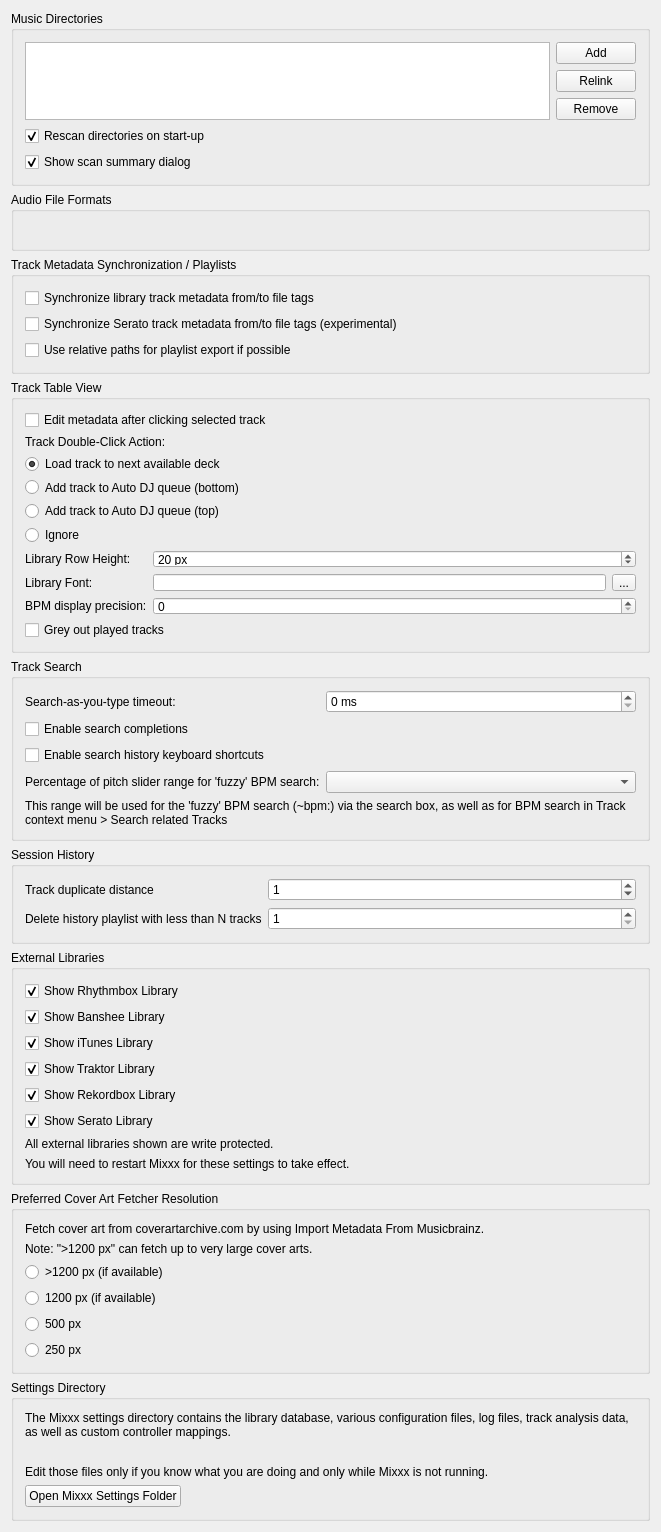
<?xml version="1.0" encoding="UTF-8"?>
<ui version="4.0">
 <class>DlgPrefLibraryDlg</class>
 <widget class="QWidget" name="DlgPrefLibraryDlg">
  <property name="geometry">
   <rect>
    <x>0</x>
    <y>0</y>
    <width>661</width>
    <height>1522</height>
   </rect>
  </property>
  <property name="windowTitle">
   <string notr="true">Library Preferences</string>
  </property>
  <layout class="QVBoxLayout" name="verticalLayout">

   <item>
    <widget class="QGroupBox" name="groupBox_MusicDirectories">
     <property name="title">
      <string>Music Directories</string>
     </property>
     <layout class="QGridLayout" name="gridLayout_music_directories">

      <item row="0" column="0" rowspan="3">
       <widget class="QListView" name="dirList">
        <property name="editTriggers">
         <set>QAbstractItemView::NoEditTriggers</set>
        </property>
        <property name="iconSize">
         <size>
          <width>16</width>
          <height>16</height>
         </size>
        </property>
        <property name="uniformItemSizes">
         <bool>true</bool>
        </property>
        <property name="accessibleName">
         <string>Music directories</string>
        </property>
       </widget>
      </item>

      <item row="0" column="1">
       <widget class="QPushButton" name="pushButton_add_dir">
        <property name="font">
         <font/>
        </property>
        <property name="toolTip">
         <string>Add a directory where your music is stored. Mixxx will watch this directory and its subdirectories for new tracks.</string>
        </property>
        <property name="text">
         <string>Add</string>
        </property>
       </widget>
      </item>

      <item row="1" column="1">
       <widget class="QPushButton" name="pushButton_relocate_dir">
        <property name="toolTip">
         <string>If an existing music directory is moved, Mixxx doesn't know where to find the audio files in it. Choose Relink to select the music directory in its new location. &lt;br/&gt; This will re-establish the links to the audio files in the Mixxx library.</string>
        </property>
        <property name="text">
         <string extracomment="This will re-establish the links to the audio files in the Mixxx database if you move an music directory to a new location.">Relink</string>
        </property>
       </widget>
      </item>

      <item row="2" column="1">
       <widget class="QPushButton" name="pushButton_remove_dir">
        <property name="font">
         <font/>
        </property>
        <property name="toolTip">
         <string>If removed, Mixxx will no longer watch this directory and its subdirectories for new tracks.</string>
        </property>
        <property name="text">
         <string>Remove</string>
        </property>
       </widget>
      </item>

      <item row="3" column="0" colspan="2">
       <widget class="QCheckBox" name="checkBox_library_scan">
        <property name="text">
         <string>Rescan directories on start-up</string>
        </property>
        <property name="checked">
         <bool>true</bool>
        </property>
       </widget>
      </item>

      <item row="4" column="0" colspan="2">
       <widget class="QCheckBox" name="checkBox_library_scan_summary">
        <property name="text">
         <string>Show scan summary dialog</string>
        </property>
        <property name="checked">
         <bool>true</bool>
        </property>
       </widget>
      </item>

     </layout>
    </widget>
   </item>

   <item>
    <widget class="QGroupBox" name="groupBox_AudioFileFormats">
     <property name="title">
      <string>Audio File Formats</string>
     </property>
     <property name="flat">
      <bool>false</bool>
     </property>
     <layout class="QGridLayout" name="gridLayout_audio_formats">
      <item row="0" column="0">
       <widget class="QLabel" name="builtInFormats">
        <property name="text">
         <string/>
        </property>
        <property name="wordWrap">
         <bool>true</bool>
        </property>
       </widget>
      </item>
     </layout>
    </widget>
   </item>

   <item>
    <widget class="QGroupBox" name="groupBox_AudioFileTags">
     <property name="title">
      <string>Track Metadata Synchronization / Playlists</string>
     </property>
     <layout class="QGridLayout" name="gridLayout_metadata">
      <item row="0" column="0" colspan="2">
       <widget class="QCheckBox" name="checkBox_sync_track_metadata">
        <property name="toolTip">
         <string>Automatically write modified track metadata from the library into file tags and reimport metadata from updated file tags into the library</string>
        </property>
        <property name="text">
         <string>Synchronize library track metadata from/to file tags</string>
        </property>
       </widget>
      </item>

      <item row="1" column="0">
       <widget class="QCheckBox" name="checkBox_serato_metadata_export">
        <property name="toolTip">
         <string>Keeps track color, beat grid, bpm lock, cue points, and loops synchronized with SERATO_MARKERS/MARKERS2 file tags.&lt;br/&gt;&lt;br/&gt;WARNING: Enabling this option also enables the reimport of Serato metadata after files have been modified outside of Mixxx. On reimport existing metadata in Mixxx is replaced with the metadata found in file tags. Custom metadata not included in file tags like loop colors is lost.</string>
        </property>
        <property name="text">
         <string>Synchronize Serato track metadata from/to file tags (experimental)</string>
        </property>
       </widget>
      </item>

      <item row="2" column="0" colspan="2">
       <widget class="QCheckBox" name="checkBox_use_relative_path">
        <property name="text">
         <string>Use relative paths for playlist export if possible</string>
        </property>
       </widget>
      </item>
     </layout>
    </widget>
   </item>

   <item>
    <widget class="QGroupBox" name="groupBox_TrackTableView">
     <property name="title">
      <string>Track Table View</string>
     </property>
     <layout class="QGridLayout" name="gridLayout_track_table_view">

      <item row="1" column="0" colspan="3">
       <widget class="QCheckBox" name="checkBox_edit_metadata_selected_clicked">
        <property name="text">
         <string>Edit metadata after clicking selected track</string>
        </property>
       </widget>
      </item>

      <item row="2" column="0" colspan="3">
       <widget class="QLabel" name="label_doubeClickAction">
        <property name="text">
         <string>Track Double-Click Action:</string>
        </property>
        <property name="alignment">
         <set>Qt::AlignLeft|Qt::AlignVCenter</set>
        </property>
        <property name="buddy">
         <cstring>radioButton_dbclick_deck</cstring>
        </property>
       </widget>
      </item>

      <item row="3" column="0" colspan="3">
       <widget class="QRadioButton" name="radioButton_dbclick_deck">
        <property name="text">
         <string>Load track to next available deck</string>
        </property>
        <property name="checked">
         <bool>true</bool>
        </property>
       </widget>
      </item>
      <item row="4" column="0" colspan="3">
       <widget class="QRadioButton" name="radioButton_dbclick_bottom">
        <property name="text">
         <string>Add track to Auto DJ queue (bottom)</string>
        </property>
       </widget>
      </item>
      <item row="5" column="0" colspan="3">
       <widget class="QRadioButton" name="radioButton_dbclick_top">
        <property name="text">
         <string>Add track to Auto DJ queue (top)</string>
        </property>
       </widget>
      </item>
      <item row="6" column="0" colspan="3">
       <widget class="QRadioButton" name="radioButton_dbclick_ignore">
        <property name="text">
         <string>Ignore</string>
        </property>
       </widget>
      </item>

      <item row="7" column="0">
       <widget class="QLabel" name="label_rowHeight">
        <property name="text">
         <string>Library Row Height:</string>
        </property>
        <property name="alignment">
         <set>Qt::AlignLeft|Qt::AlignVCenter</set>
        </property>
        <property name="buddy">
         <cstring>spinBox_row_height</cstring>
        </property>
       </widget>
      </item>
      <item row="7" column="1" colspan="2">
       <widget class="QSpinBox" name="spinBox_row_height">
        <property name="suffix">
         <string> px</string>
        </property>
        <property name="minimum">
         <number>5</number>
        </property>
        <property name="maximum">
         <number>100</number>
        </property>
        <property name="value">
         <number>20</number>
        </property>
       </widget>
      </item>

      <item row="8" column="0">
       <widget class="QLabel" name="label_libraryFont">
        <property name="text">
         <string>Library Font:</string>
        </property>
        <property name="alignment">
         <set>Qt::AlignLeft|Qt::AlignVCenter</set>
        </property>
        <property name="buddy">
         <cstring>lineEdit_library_font</cstring>
        </property>
       </widget>
      </item>
      <item row="8" column="1">
       <widget class="QLineEdit" name="lineEdit_library_font">
        <property name="readOnly">
         <bool>true</bool>
        </property>
        <property name="accessibleName">
         <string>Library font</string>
        </property>
       </widget>
      </item>
      <item row="8" column="2">
       <widget class="QToolButton" name="btn_library_font">
        <property name="text">
         <string>...</string>
        </property>
        <property name="accessibleName">
         <string>Choose library font</string>
        </property>
       </widget>
      </item>

      <item row="9" column="0">
       <widget class="QLabel" name="label_bpm_precision">
        <property name="text">
         <string>BPM display precision:</string>
        </property>
        <property name="alignment">
         <set>Qt::AlignLeft|Qt::AlignVCenter</set>
        </property>
        <property name="buddy">
         <cstring>spinbox_bpm_precision</cstring>
        </property>
       </widget>
      </item>
      <item row="9" column="1" colspan="2">
       <widget class="QSpinBox" name="spinbox_bpm_precision"/>
      </item>

      <item row="10" column="0" colspan="3">
       <widget class="QCheckBox" name="checkbox_played_track_color">
        <property name="text">
         <string>Grey out played tracks</string>
        </property>
       </widget>
      </item>

     </layout>
    </widget>
   </item><!-- Track Table View -->

   <item>
    <widget class="QGroupBox" name="groupBox_Search">
     <property name="title">
      <string>Track Search</string>
     </property>
     <layout class="QGridLayout" name="gridLayout_search">

      <item row="0" column="0">
       <widget class="QLabel" name="label_searchDebouncingTimeout">
        <property name="text">
         <string>Search-as-you-type timeout:</string>
        </property>
        <property name="alignment">
         <set>Qt::AlignLeft|Qt::AlignVCenter</set>
        </property>
        <property name="buddy">
         <cstring>spinBox_search_debouncing_timeout</cstring>
        </property>
       </widget>
      </item>
      <item row="0" column="1" colspan="2">
       <widget class="QSpinBox" name="spinBox_search_debouncing_timeout">
        <property name="suffix">
         <string> ms</string>
        </property>
       </widget>
      </item>

      <item row="1" column="0" colspan="3">
       <widget class="QCheckBox" name="checkBox_enable_search_completions">
        <property name="text">
         <string>Enable search completions</string>
        </property>
       </widget>
      </item>

      <item row="2" column="0" colspan="3">
       <widget class="QCheckBox" name="checkBox_enable_search_history_shortcuts">
        <property name="text">
         <string>Enable search history keyboard shortcuts</string>
        </property>
       </widget>
      </item>

      <item row="3" column="0">
       <widget class="QLabel" name="label_searchBpmFuzzyRange">
        <property name="text">
         <string>Percentage of pitch slider range for 'fuzzy' BPM search:</string>
        </property>
        <property name="alignment">
         <set>Qt::AlignLeft|Qt::AlignVCenter</set>
        </property>
        <property name="buddy">
         <cstring>comboBox_search_bpm_fuzzy_range</cstring>
        </property>
       </widget>
      </item>
      <item row="3" column="1" colspan="2">
       <widget class="QComboBox" name="comboBox_search_bpm_fuzzy_range"/>
      </item>
      <item row="4" column="0" colspan="3">
       <widget class="QLabel" name="label_searchBpmFuzzyRangeInfo">
        <property name="text">
         <string>This range will be used for the 'fuzzy' BPM search (~bpm:) via the search box, as well as for BPM search in Track context menu &gt; Search related Tracks</string>
        </property>
        <property name="wordWrap">
         <bool>true</bool>
        </property>
       </widget>
      </item>

     </layout>
    </widget>
   </item><!-- Search box -->

   <item>
    <widget class="QGroupBox" name="groupBox_History">
     <property name="title">
      <string>Session History</string>
     </property>
     <layout class="QGridLayout" name="gridLayout_history">

      <item row="1" column="0">
       <widget class="QLabel" name="label_history_track_duplicate_distance">
        <property name="text">
         <string>Track duplicate distance</string>
        </property>
        <property name="alignment">
         <set>Qt::AlignLeft|Qt::AlignVCenter</set>
        </property>
        <property name="wordWrap">
         <bool>true</bool>
        </property>
        <property name="buddy">
         <cstring>spinbox_history_track_duplicate_distance</cstring>
        </property>
       </widget>
      </item>
      <item row="1" column="1" colspan="2">
       <widget class="QSpinBox" name="spinbox_history_track_duplicate_distance">
        <property name="toolTip">
         <string>When playing a track again log it to the session history only if more than N other tracks have been played in the meantime</string>
        </property>
        <property name="minimum">
         <number>0</number>
        </property>
        <property name="maximum">
         <number>99</number>
        </property>
        <property name="value">
         <number>1</number>
        </property>
       </widget>
      </item>

      <item row="2" column="0">
       <widget class="QLabel" name="label_history_cleanup">
        <property name="toolTip">
         <string>History playlist with less than N tracks will be deleted&lt;br/&gt;&lt;br/&gt;Note: the cleanup will be performed during startup and shutdown of Mixxx.</string>
        </property>
        <property name="text">
         <string>Delete history playlist with less than N tracks</string>
        </property>
        <property name="alignment">
         <set>Qt::AlignLeft|Qt::AlignVCenter</set>
        </property>
        <property name="buddy">
         <cstring>spinbox_history_min_tracks_to_keep</cstring>
        </property>
       </widget>
      </item>
      <item row="2" column="1" colspan="2">
       <widget class="QSpinBox" name="spinbox_history_min_tracks_to_keep">
        <property name="minimum">
         <number>1</number>
        </property>
        <property name="maximum">
         <number>99</number>
        </property>
        <property name="value">
         <number>1</number>
        </property>
       </widget>
      </item>

     </layout>
    </widget>
   </item><!-- History -->

   <item>
    <widget class="QGroupBox" name="groupBox_external_libraries">
     <property name="title">
      <string>External Libraries</string>
     </property>
     <layout class="QGridLayout" name="gridLayout_external_libraries">
      <item row="0" column="0">
       <widget class="QCheckBox" name="checkBox_show_rhythmbox">
        <property name="text">
         <string>Show Rhythmbox Library</string>
        </property>
        <property name="checked">
         <bool>true</bool>
        </property>
       </widget>
      </item>
      <item row="1" column="0">
       <widget class="QCheckBox" name="checkBox_show_banshee">
        <property name="text">
         <string>Show Banshee Library</string>
        </property>
        <property name="checked">
         <bool>true</bool>
        </property>
       </widget>
      </item>
      <item row="2" column="0">
       <widget class="QCheckBox" name="checkBox_show_itunes">
        <property name="text">
         <string>Show iTunes Library</string>
        </property>
        <property name="checked">
         <bool>true</bool>
        </property>
       </widget>
      </item>
      <item row="3" column="0">
       <widget class="QCheckBox" name="checkBox_show_traktor">
        <property name="text">
         <string>Show Traktor Library</string>
        </property>
        <property name="checked">
         <bool>true</bool>
        </property>
       </widget>
      </item>
      <item row="4" column="0">
       <widget class="QCheckBox" name="checkBox_show_rekordbox">
        <property name="text">
         <string>Show Rekordbox Library</string>
        </property>
        <property name="checked">
         <bool>true</bool>
        </property>
       </widget>
      </item>
      <item row="5" column="0">
       <widget class="QCheckBox" name="checkBox_show_serato">
        <property name="text">
         <string>Show Serato Library</string>
        </property>
        <property name="checked">
         <bool>true</bool>
        </property>
       </widget>
      </item>
      <item row="6" column="0">
       <widget class="QLabel" name="label_4">
        <property name="text">
         <string>All external libraries shown are write protected.</string>
        </property>
        <property name="wordWrap">
         <bool>true</bool>
        </property>
        <property name="topMargin" stdset="0">
         <number>10</number>
        </property>
       </widget>
      </item>
      <item row="7" column="0">
       <widget class="QLabel" name="label_11">
        <property name="text">
         <string>You will need to restart Mixxx for these settings to take effect.</string>
        </property>
        <property name="wordWrap">
         <bool>true</bool>
        </property>
       </widget>
      </item>
     </layout>
    </widget>
   </item>

   <item>
    <widget class="QGroupBox" name="groupBox_cover_art_fetcher">
     <property name="title">
      <string>Preferred Cover Art Fetcher Resolution</string>
     </property>
     <layout class="QGridLayout" name="gridLayout_cover_art_fetcher">
      <item row="0" column="0">
       <widget class="QLabel" name="label_12">
        <property name="text">
         <string>Fetch cover art from coverartarchive.com by using Import Metadata From Musicbrainz.</string>
        </property>
        <property name="wordWrap">
         <bool>true</bool>
        </property>
       </widget>
      </item>
      <item row="1" column="0">
       <widget class="QLabel" name="label_13">
        <property name="text">
         <string>Note: &quot;&gt;1200 px&quot; can fetch up to very large cover arts.</string>
        </property>
        <property name="wordWrap">
         <bool>true</bool>
        </property>
       </widget>
      </item>
      <item row="2" column="0">
       <widget class="QRadioButton" name="radioButton_cover_art_fetcher_highest">
        <property name="text">
         <string>&gt;1200 px (if available)</string>
        </property>
        <property name="checked">
         <bool>false</bool>
        </property>
       </widget>
      </item>
      <item row="3" column="0">
       <widget class="QRadioButton" name="radioButton_cover_art_fetcher_high">
        <property name="text">
         <string>1200 px (if available)</string>
        </property>
        <property name="checked">
         <bool>false</bool>
        </property>
       </widget>
      </item>
      <item row="4" column="0">
       <widget class="QRadioButton" name="radioButton_cover_art_fetcher_medium">
        <property name="text">
         <string>500 px</string>
        </property>
        <property name="checked">
         <bool>false</bool>
        </property>
       </widget>
      </item>
      <item row="5" column="0">
       <widget class="QRadioButton" name="radioButton_cover_art_fetcher_lowest">
        <property name="text">
         <string>250 px</string>
        </property>
        <property name="checked">
         <bool>false</bool>
        </property>
       </widget>
      </item>
     </layout>
    </widget>
   </item>

   <item>
    <widget class="QGroupBox" name="groupBox_settingsDir">
     <property name="title">
      <string>Settings Directory</string>
     </property>
     <layout class="QVBoxLayout" name="vlayout_settingsDir">
      <item>
       <widget class="QLabel" name="label_settingsDir">
        <property name="text">
         <string>The Mixxx settings directory contains the library database, various configuration files, log files, track analysis data, as well as custom controller mappings.</string>
        </property>
        <property name="wordWrap">
         <bool>true</bool>
        </property>
       </widget>
      </item>
      <item>
       <widget class="QLabel" name="label_settingsManualLink">
        <property name="text">
         <string/>
        </property>
        <property name="wordWrap">
         <bool>true</bool>
        </property>
        <property name="openExternalLinks">
         <bool>true</bool>
        </property>
       </widget>
      </item>
      <item>
       <widget class="QLabel" name="label_settingsWarning">
        <property name="text">
         <string>Edit those files only if you know what you are doing and only while Mixxx is not running.</string>
        </property>
        <property name="wordWrap">
         <bool>true</bool>
        </property>
       </widget>
      </item>
      <item>
       <widget class="QPushButton" name="pushButton_open_settings_dir">
        <property name="sizePolicy">
         <sizepolicy hsizetype="Fixed" vsizetype="Fixed">
          <horstretch>0</horstretch>
          <verstretch>0</verstretch>
         </sizepolicy>
        </property>
        <property name="text">
         <string>Open Mixxx Settings Folder</string>
        </property>
       </widget>
      </item>
     </layout>
    </widget>
   </item>
   <item>
    <spacer name="verticalSpacer">
     <property name="orientation">
      <enum>Qt::Vertical</enum>
     </property>
     <property name="sizeHint" stdset="0">
      <size>
       <width>20</width>
       <height>40</height>
      </size>
     </property>
    </spacer>
   </item>
  </layout>
 </widget>
 <layoutdefault spacing="6" margin="11"/>
 <tabstops>
  <tabstop>dirList</tabstop>
  <tabstop>pushButton_add_dir</tabstop>
  <tabstop>pushButton_relocate_dir</tabstop>
  <tabstop>pushButton_remove_dir</tabstop>
  <tabstop>checkBox_library_scan</tabstop>
  <tabstop>checkBox_library_scan_summary</tabstop>
  <tabstop>checkBox_sync_track_metadata</tabstop>
  <tabstop>checkBox_serato_metadata_export</tabstop>
  <tabstop>checkBox_use_relative_path</tabstop>
  <tabstop>checkBox_edit_metadata_selected_clicked</tabstop>
  <tabstop>radioButton_dbclick_deck</tabstop>
  <tabstop>radioButton_dbclick_bottom</tabstop>
  <tabstop>radioButton_dbclick_top</tabstop>
  <tabstop>radioButton_dbclick_ignore</tabstop>
  <tabstop>spinBox_row_height</tabstop>
  <tabstop>btn_library_font</tabstop>
  <tabstop>spinbox_bpm_precision</tabstop>
  <tabstop>checkbox_played_track_color</tabstop>
  <tabstop>spinBox_search_debouncing_timeout</tabstop>
  <tabstop>checkBox_enable_search_completions</tabstop>
  <tabstop>checkBox_enable_search_history_shortcuts</tabstop>
  <tabstop>comboBox_search_bpm_fuzzy_range</tabstop>
  <tabstop>spinbox_history_track_duplicate_distance</tabstop>
  <tabstop>spinbox_history_min_tracks_to_keep</tabstop>
  <tabstop>checkBox_show_rhythmbox</tabstop>
  <tabstop>checkBox_show_banshee</tabstop>
  <tabstop>checkBox_show_itunes</tabstop>
  <tabstop>checkBox_show_traktor</tabstop>
  <tabstop>checkBox_show_rekordbox</tabstop>
  <tabstop>checkBox_show_serato</tabstop>
  <tabstop>radioButton_cover_art_fetcher_highest</tabstop>
  <tabstop>radioButton_cover_art_fetcher_high</tabstop>
  <tabstop>radioButton_cover_art_fetcher_medium</tabstop>
  <tabstop>radioButton_cover_art_fetcher_lowest</tabstop>
  <tabstop>pushButton_open_settings_dir</tabstop>
 </tabstops>
 <resources/>
 <connections/>
</ui>
